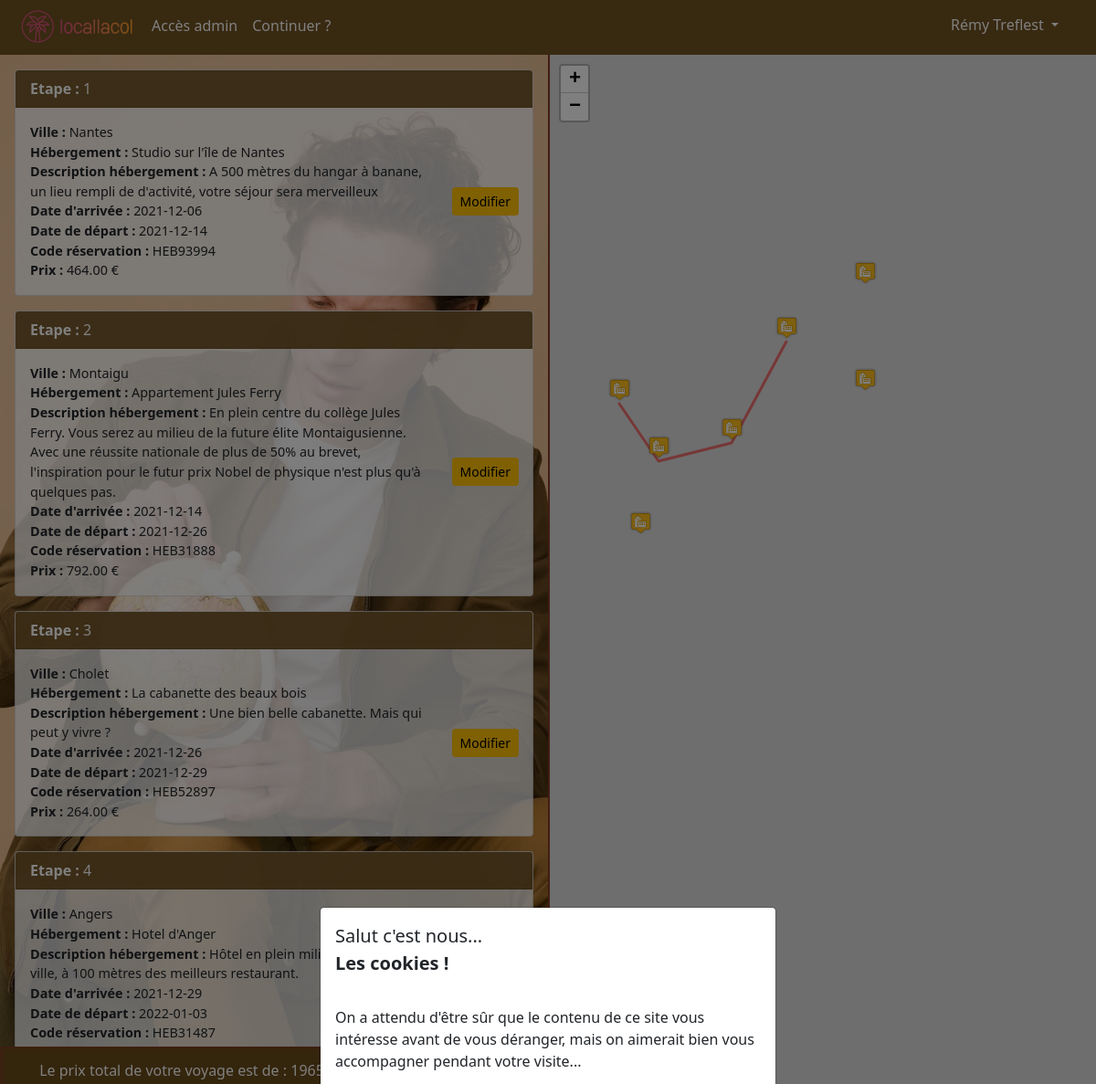
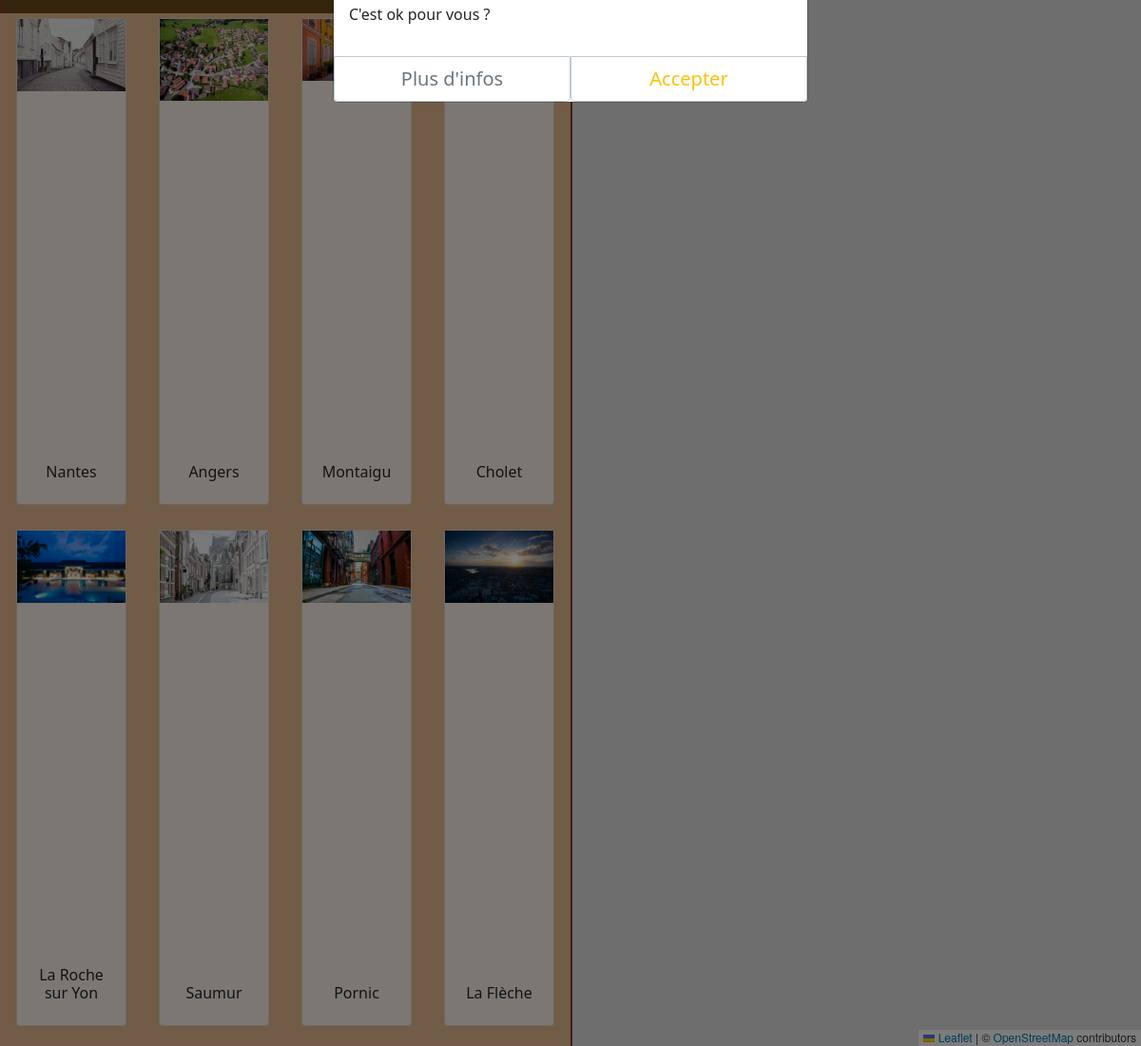
The page /vues/createTravel.php (signed in) on the database its author committed (2 pictures, top to bottom).
### tables this page shows
CREATE TABLE IF NOT EXISTS `reservations_hebergement` (
  `idReservationHebergement` int(11) NOT NULL AUTO_INCREMENT,
  `code_reservation` varchar(100) NOT NULL,
  `prix` decimal(7,2) NOT NULL,
  `dateDebut` date DEFAULT NULL,
  `dateFin` date DEFAULT NULL,
  `nbJours` int(11) DEFAULT NULL,
  `idVoyage` int(11) NOT NULL,
  `idUtilisateur` int(11) NOT NULL,
  `idHebergement` int(11) DEFAULT NULL,
  PRIMARY KEY (`idReservationHebergement`)
);

CREATE TABLE IF NOT EXISTS `reservations_voyages` (
  `idReservationVoyage` int(11) NOT NULL AUTO_INCREMENT,
  `idUtilisateur` int(11) NOT NULL,
  `prix` decimal(7,2) NOT NULL,
  `code_reservation` char(255) DEFAULT NULL,
  `is_building` tinyint(1) NOT NULL,
  PRIMARY KEY (`idReservationVoyage`)
);

CREATE TABLE IF NOT EXISTS `villes` (
  `idVille` int(11) NOT NULL AUTO_INCREMENT,
  `libelle` varchar(150) DEFAULT NULL,
  `latitude` float DEFAULT NULL,
  `longitude` float DEFAULT NULL,
  `idRegion` int(11) DEFAULT NULL,
  `description` text,
  `uuid` text,
  PRIMARY KEY (`idVille`)
);

CREATE TABLE IF NOT EXISTS `hebergement` (
  `idHebergement` int(11) NOT NULL AUTO_INCREMENT,
  `libelle` varchar(100) NOT NULL,
  `description` text NOT NULL,
  `idVille` int(11) NOT NULL,
  `latitude` float DEFAULT NULL,
  `longitude` float DEFAULT NULL,
  `prix` decimal(10,0) DEFAULT NULL,
  `uuid` text NOT NULL,
  `idUtilisateur` int(11) NOT NULL,
  `dateEnregistrement` date DEFAULT NULL,
  PRIMARY KEY (`idHebergement`)
);

### Modeles/Modele.php (called while the page is built)
<?php
class Modele {
    protected function getBdd()
    {
        $dsn = "mysql:host=localhost;dbname=ppe;charset=UTF8";
        $username = "root";
        $password = "";
        return new PDO($dsn, $username, $password, array(PDO::ATTR_ERRMODE => PDO::ERRMODE_EXCEPTION));
    }
}

### Modeles/ReservationVoyage.php (called while the page is built, shortened)
<?php
class ReservationVoyage extends Modele {
    private $prix;
    private $reservationsHebergement = [];
    public function __construct($idReservationVoyage = null)
    {
        if ($idReservationVoyage != null)
        {
            $requete = $this->getBdd()->prepare("SELECT * FROM reservations_voyages WHERE idReservationVoyage = ?");
            $requete->execute([$idReservationVoyage]);
            $infoReservation =  $requete->fetch(PDO::FETCH_ASSOC);
            $this->prix = $infoReservation["prix"];
            $requete = $this->getBdd()->prepare("SELECT * FROM reservations_hebergement WHERE idVoyage = ? ORDER BY idReservationHebergement ASC;");
            $requete->execute([$idReservationVoyage]);
            $infosIdReservationsHotels = $requete->fetchAll(PDO::FETCH_ASSOC);
            foreach ($infosIdReservationsHotels as $item)
            {
                $Reservation = new ReservationHebergement();
                $Reservation->initializeReservationHebergement($item['idReservationHebergement'], $item['dateDebut'], $item['dateFin'], $item['prix'], $item['code_reservation'], $item['nbJours'], $item['idVoyage'], $item['idUtilisateur'], $item['idHebergement'] );
                $this->reservationsHebergement[] = $Reservation;
            }
        }
    }
    public function getPrix()
    {
        return $this->prix;
    }
    public function getReservationHebergement()
    {
        return $this->reservationsHebergement;
    }
    public function getIdRegionForBuildingTravelByUserId($idUtilisateur){
        $requete = $this->getBdd()->prepare("SELECT villes.idRegion FROM reservations_voyages
        INNER JOIN reservations_hebergement ON idReservationVoyage = idVoyage
        INNER JOIN hebergement USING(idHebergement)
        INNER JOIN villes USING(idVille)
        WHERE reservations_voyages.idUtilisateur = ? AND is_building = ?;");
        $requete->execute([$idUtilisateur, 1]);
        return $requete->fetch(PDO::FETCH_ASSOC)['idRegion'];
    }
    public function getIdBuildingTravelByUserId($idUtilisateur){
        $requete = $this->getBdd()->prepare("SELECT * FROM reservations_voyages WHERE idUtilisateur = ? AND is_building = ?");
        $requete->execute([$idUtilisateur, true]);
        return $requete->fetch(PDO::FETCH_ASSOC)['idReservationVoyage'];
    }
}

### Modeles/ReservationHebergement.php (called while the page is built, shortened)
<?php
class ReservationHebergement extends Modele {
    private $dateDebut;
    private $dateFin;
    private $prix;
    private $codeReservation;
    private $idHebergement;
    public function initializeReservationHebergement($idReservationHebergement, $dateDebut, $dateFin, $prix, $codeReservation, $nbJours, $idVoyage, $idUtilisateur, $idHebergement)
    {
        $this->dateDebut = $dateDebut;
        $this->dateFin = $dateFin;
        $this->prix = $prix;
        $this->codeReservation = $codeReservation;
        $this->idHebergement = $idHebergement;
    }
    public function getDateDebut()
    {
        return $this->dateDebut;
    }
    public function getDateFin()
    {
        return $this->dateFin;
    }
    public function getPrix()
    {
        return $this->prix;
    }
    public function getCodeReservation()
    {
        return $this->codeReservation;
    }
    public function getIdHebergement()
    {
        return $this->idHebergement;
    }
    public function getHebergementById($hebergementId){
        $requete = $this->getBdd()->prepare("SELECT villes.idRegion, villes.libelle as villeNom, hebergement.libelle as nomHebergement, hebergement.description FROM hebergement INNER JOIN reservations_hebergement USING(idHebergement) INNER JOIN villes USING(idVille) INNER JOIN regions USING(idRegion) WHERE idHebergement = ?");
        $requete->execute([$hebergementId]);
        return $requete->fetch(PDO::FETCH_ASSOC);
    }
}

### Modeles/Region.php (called while the page is built, shortened)
<?php
class Region extends Modele {
    private $latitude;
    private $longitude;
    private $villes = [];
    public function __construct(int $idRegion = null){
        if ( $idRegion != null ){
            $requete = $this->getBdd()->prepare("SELECT * FROM regions WHERE idRegion = ?");
            $requete->execute([$idRegion]);
            $infoRegion =  $requete->fetch(PDO::FETCH_ASSOC);
            $this->latitude = $infoRegion["latitude"];
            $this->longitude = $infoRegion["longitude"];
            $requete = $this->getBdd()->prepare("SELECT * FROM villes WHERE idRegion = ?");
            $requete->execute([$idRegion]);
            $infosVilles = $requete->fetchAll(PDO::FETCH_ASSOC);
            foreach ($infosVilles as $item){
                $ville = new Ville();
                $ville->initialiserVille($item["idVille"], $item["libelle"], $item["latitude"], $item["longitude"], $item["idRegion"], $item["description"], $item["uuid"]);
                $this->villes[] = $ville;
            }
        }
    }
    public function getLatitude(){
        return $this->latitude;
    }
    public function getLongitude(){
        return $this->longitude;
    }
    public function getVilles(){
        return $this->villes;
    }
}

### Modeles/Ville.php (called while the page is built, shortened)
<?php
class Ville extends Modele {
    private $idVille;
    public function __construct($idVille = null){
        if ( $idVille != null ){
            $requete = $this->getBdd()->prepare("SELECT * FROM villes WHERE idVille = ?");
            $requete->execute([$idVille]);
            $infoVille =  $requete->fetch(PDO::FETCH_ASSOC);
            $this->idVille = $infoVille["idVille"];
            $requete = $this->getBdd()->prepare("SELECT * FROM hebergement WHERE idVille = ?");
            $requete->execute([$idVille]);
            $infosHebergement = $requete->fetchAll(PDO::FETCH_ASSOC);
            foreach ($infosHebergement as $item){
                $hebergement = new Hebergement();
            }
            $requete = $this->getBdd()->prepare("SELECT * FROM activites_by_ville INNER JOIN activites USING(idActivite) WHERE idVille = ?");
            $requete->execute([$idVille]);
            $infosActivites = $requete->fetchAll(PDO::FETCH_ASSOC);
        }
    }
    public function initialiserVille($idVille, $libelle, $latitude, $longitude, $idRegion, $description, $uuid){
        $this->idVille = $idVille;
    }
    public function getIdVille(){
        return $this->idVille;
    }
}

### vues/createTravel.php (the view, shortened to what this page needs)
<?php
require_once "header.php";
if(!empty($_SESSION['idUtilisateur'])){
    if ((!empty($_GET['idRegion']) && is_numeric($_GET['idRegion'])) || !isset($_GET['idRegion'])){
        $ReservationVoyage = new ReservationVoyage();
        $BuildingTravelId = $ReservationVoyage->getIdBuildingTravelByUserId($_SESSION['idUtilisateur']);
        if($BuildingTravelId != null){
            $ReservationVoyage = new ReservationVoyage($BuildingTravelId);
        }
        $idRegion = isset($_GET['idRegion']) ? $_GET['idRegion'] : $ReservationVoyage->getIdRegionForBuildingTravelByUserId($_SESSION['idUtilisateur']);
        $Lodging = new Region($idRegion);
        $Lodgings = $Lodging->getVilles();
        ?>
        <div id="create-travel-container">
            <div id="ct-choose-town">
                <div id="choose-town-top">
                    <?php
                    if($BuildingTravelId != null){
                        $index = 1;
                        foreach ($ReservationVoyage->getReservationHebergement() as $reservationHebergement){
                            $infos = $reservationHebergement->getHebergementById($reservationHebergement->getIdHebergement());
                            ?>
                            <div class="mx-3 my-3 ct-resume-container">
                                <div class="card ct-resume">
                                        <div class="card-header"><span class="bold">Etape : </span><?=$index?></div>
                                        <div class="d-flex">
                                            <div class="card-body ct-p-container">
                                                <p class="card-text"><span class="bold">Ville : </span><?=$infos['villeNom']?></p>
                                                <p class="card-text"><span class="bold">Hébergement : </span><?=$infos['nomHebergement']?></p>
                                                <p class="card-text"><span class="bold">Description hébergement : </span><?=$infos['description']?></p>
                                                <p class="card-text"><span class="bold">Date d'arrivée : </span><?=$reservationHebergement->getDateDebut()?></p>
                                                <p class="card-text"><span class="bold">Date de départ : </span><?=$reservationHebergement->getDateFin()?></p>
                                                <p class="card-text"><span class="bold">Code réservation : </span><?=$reservationHebergement->getCodeReservation()?></p>
                                                <p class="card-text"><span class="bold">Prix : </span><?=$reservationHebergement->getPrix()?> €</p>
                                            </div>
                                            <div class="edit-container">
                                                <button class="btn btn-sm btn-warning editButton">Modifier</button>
                                            </div>
                                        </div>
                                </div>
                            </div>
                            <?php
                            $index++;
                        }
                    }
                    ?>
                    </div>
                    <div id="total-prix-container"><?= $BuildingTravelId != null ? "Le prix total de votre voyage est de : " . $ReservationVoyage->getPrix() . " €" : "" ?>
                        <a href="resumeTravel.php" class="btn btn-sm btn-success ms-5">Valider voyage</a>
                    </div>
                <div id="choose-town-bot">
                    <div class="row">
                    <?php
                    foreach ($Lodgings as $item){
                    $VilleTemp = new Ville($item->getIdVille());
                    $Image = new Images($VilleTemp->getUuid());
                    ?>
                        <div class="col-xs-3 col-md-4 mb-3 col-lg-3 d-flex align-items-stretch flex-wrap">
                            <div id="<?= $item->getIdVille()?>" data-id="<?= $item->getIdVille()?>" data-name="<?= $item->getLibelle()?>" data-lat="<?= $item->getLatitude()?>" data-lng="<?= $item->getLongitude()?>" data-zoom="9" class="card ct-a js-marker">
                                <img class="img-fluid banniere-ville" alt="100%x280" src="<?=$Image->getBanniere()?>">
                                <div class="card-body ct-text-ville">
                                    <h6 class="card-title"><?= $item->getLibelle()?></h6>
                                </div>
                            </div>
                        </div>
                    <?php }
                    ?>
                    </div>
                </div>
            </div>
            <div data-lat="<?=$Lodging->getLatitude();?>" data-lng="<?=$Lodging->getLongitude();?>" data-zoom="8" class="map" id="map"></div>
        </div>
    <?php } else { ?>
        <div class="alert alert-warning">Un problème est survenu avec les paramètres</div>
    <?php }
} else { ?>
    <div class="alert alert-warning">Vous devez être connecté pour accéder à ce contenu</div>
<?php } ?>
<?php
require_once "footer.php";
?>

### assets/css/style.css (style rules this page uses)
:root { --color-map-is-active: #3f5eb6; --color-offset-button-from: rgba(255, 157, 0, 0.698); --color-offset-button-to: rgba(218, 134, 0, 0.794); --color-close-button: rgb(58, 58, 58); --navbar-height: 60px; }
* { margin: 0; padding: 0; box-sizing: border-box; }
.card { background-color: rgb(255, 255, 255, 0.777); }
.card-header { background-color: #694b1be7; color: white; }
.btn-success { background-color: rgb(90, 155, 90); }
body { background: center / cover no-repeat url("../../assets/src/img/man.jpg"); background-attachment: fixed; }
#create-travel-container { display: flex; flex-direction: row; height: calc(100vh - var(--navbar-height)); }
#ct-choose-town, #create-travel-container .map { width: 50%; }
#create-travel-container #map { border-left: 2px solid #823a22; }
#total-prix-container { text-align: center; padding: 8px 0; border: 4px double #823a22; background-color: rgba(105, 75, 27, 0.999); color: white; }
#ct-choose-town { display: flex; flex-direction: column; }
#choose-town-top { height: 50%; overflow-y: scroll; background: center / cover no-repeat url("../../assets/src/img/man.jpg")!important; background-attachment: fixed; }
#choose-town-bot { height: 50%; display: flex; flex-direction: row; flex-wrap: wrap; overflow-y: scroll; background-color: #e3b88e; }
.ct-a { margin: 5px; cursor: grab; }
.ct-text-ville { text-align: center; font-size: 1.2em; font-weight: 600; display: flex; justify-content: center; align-items: flex-end; }
.ct-resume-container { display: flex; }
.ct-resume-container .card-body { font-size: 0.9em; }
.ct-resume-container .bold { font-weight: 600; }
.ct-resume { width: 100%; }
.ct-p-container p { margin: 0; }
.edit-container { display: flex; flex-direction: column; align-items: center; justify-content: center; padding: 10px; }
.edit-container button { margin: 5px; }
.row { margin-left: 0; margin-right: 0; }
#map { display: flex; height: calc(100vh - var(--navbar-height)); width: 100vw; }
#choose-town-bot .img-fluid { max-height: 100px; }

### rows shown on the page
reservations_hebergement: villes.libelle "Nantes", idHebergement.libelle "Studio sur l'île de Nantes", idHebergement.description "A 500 mètres du hangar à banane, un lieu rempli de d'activité, votre séjour sera merveilleux", dateDebut "2021-12-06", dateFin "2021-12-14", code_reservation "HEB93994", prix "464.00"
reservations_voyages: prix "1965.00…"
reservations_hebergement: villes.libelle "Montaigu", idHebergement.libelle "Appartement Jules Ferry", idHebergement.description "En plein centre du collège Jules Ferry. Vous serez au milieu de la future élite Montaigusienne. Avec une réussite nationale de plus de 50% au brevet, l'inspiration pour le futur prix Nobel de physique n'est plus qu'à quelques pas.", dateDebut "2021-12-14", dateFin "2021-12-26", code_reservation "HEB31888", prix "792.00"
reservations_hebergement: villes.libelle "Cholet", idHebergement.libelle "La cabanette des beaux bois", idHebergement.description "Une bien belle cabanette. Mais qui peut y vivre ?", dateDebut "2021-12-26", dateFin "2021-12-29", code_reservation "HEB52897", prix "264.00"
reservations_hebergement: villes.libelle "Angers", idHebergement.libelle "Hotel d'Anger", idHebergement.description "Hôtel en plein milieu du centre ville, à 100 mètres des meilleurs restaurant.", dateDebut "2021-12-29", dateFin "2022-01-03", code_reservation "HEB31487"
villes: uuid (picture), libelle "Nantes"
villes: uuid (picture), libelle "Angers"
villes: libelle "Montaigu"
villes: libelle "Cholet"
villes: shows a picture, libelle "La Roche sur Yon"
villes: uuid (picture), libelle "Saumur"
villes: uuid (picture), libelle "Pornic"
villes: uuid (picture), libelle "La Flèche"

### other values the page prints
$_SESSION["prenom"] "Rémy"
$_SESSION["nom"] "Treflest"
